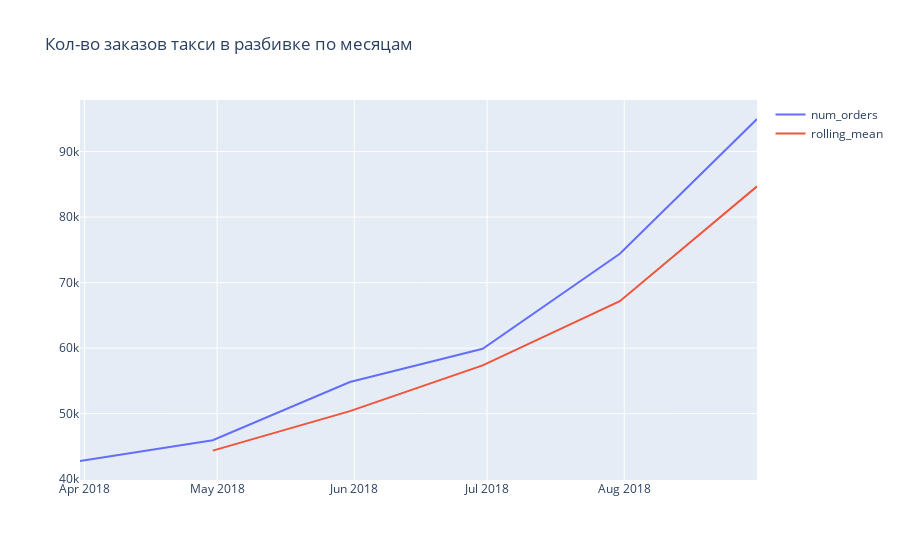

The cell this chart's notebook holds for it:
### Code cell
df_2m = df_1m.copy()
df_2m['rolling_mean'] = df_2m.rolling(2).mean()
plotly_df(df_2m, title = "Кол-во заказов такси в разбивке по месяцам")

### Figure 1 — Plotly figure (JSON) as saved in the notebook; plotly's stock layout.template omitted (floating-point values rounded to 4 significant figures)
{"data": [{"mode": "lines", "name": "num_orders", "type": "scatter", "x": ["2018-03-31T00:00:00", "2018-04-30T00:00:00", "2018-05-31T00:00:00", "2018-06-30T00:00:00", "2018-07-31T00:00:00", "2018-08-31T00:00:00"], "y": [42768, 45939, 54820, 59906, 74405, 94973]}, {"mode": "lines", "name": "rolling_mean", "type": "scatter", "x": ["2018-03-31T00:00:00", "2018-04-30T00:00:00", "2018-05-31T00:00:00", "2018-06-30T00:00:00", "2018-07-31T00:00:00", "2018-08-31T00:00:00"], "y": [null, 44350.0, 50380.0, 57363, 67160.0, 84689]}], "layout": {"title": {"text": "Кол-во заказов такси в разбивке по месяцам"}}}
